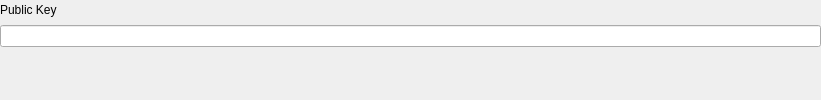
            <widget class="QWidget" name="fromPublicKeyQStackedWidget">
             <layout class="QVBoxLayout" name="verticalLayout_14">
              <property name="spacing">
               <number>15</number>
              </property>
              <property name="leftMargin">
               <number>0</number>
              </property>
              <property name="topMargin">
               <number>0</number>
              </property>
              <property name="rightMargin">
               <number>0</number>
              </property>
              <property name="bottomMargin">
               <number>0</number>
              </property>
              <item>
               <widget class="QFrame" name="PublicKeyQFrame">
                <layout class="QVBoxLayout" name="PublicKeyVLayout">
                 <property name="spacing">
                  <number>5</number>
                 </property>
                 <property name="leftMargin">
                  <number>0</number>
                 </property>
                 <property name="topMargin">
                  <number>0</number>
                 </property>
                 <property name="rightMargin">
                  <number>0</number>
                 </property>
                 <property name="bottomMargin">
                  <number>0</number>
                 </property>
                 <item>
                  <widget class="QFrame" name="PublicKeyLabelQFrame">
                   <layout class="QHBoxLayout" name="PublicKeyLabelHLayout">
                    <property name="spacing">
                     <number>15</number>
                    </property>
                    <property name="leftMargin">
                     <number>0</number>
                    </property>
                    <property name="topMargin">
                     <number>0</number>
                    </property>
                    <property name="rightMargin">
                     <number>0</number>
                    </property>
                    <property name="bottomMargin">
                     <number>0</number>
                    </property>
                    <item>
                     <widget class="QLabel" name="PublicKeyQLabel">
                      <property name="text">
                       <string>Public Key</string>
                      </property>
                     </widget>
                    </item>
                    <item>
                     <spacer name="PublicKeyLabelHSpacer">
                      <property name="orientation">
                       <enum>Qt::Horizontal</enum>
                      </property>
                      <property name="sizeHint" stdset="0">
                       <size>
                        <width>764</width>
                        <height>20</height>
                       </size>
                      </property>
                     </spacer>
                    </item>
                   </layout>
                  </widget>
                 </item>
                 <item>
                  <widget class="QLineEdit" name="PublicKeyQLineEdit"/>
                 </item>
                </layout>
               </widget>
              </item>
              <item>
               <spacer name="verticalSpacer_5">
                <property name="orientation">
                 <enum>Qt::Vertical</enum>
                </property>
                <property name="sizeHint" stdset="0">
                 <size>
                  <width>20</width>
                  <height>40</height>
                 </size>
                </property>
               </spacer>
              </item>
             </layout>
            </widget>
